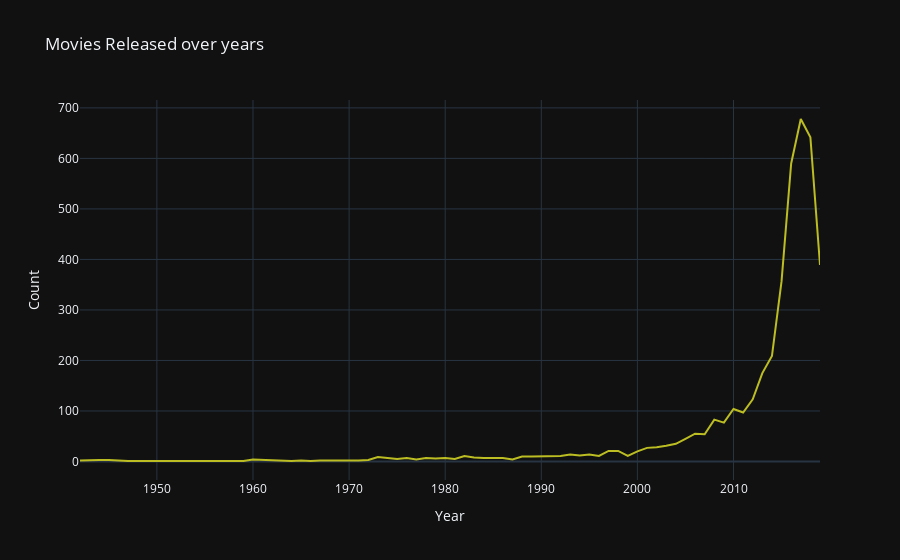

Notebook source saved alongside this figure:
### Markdown cell above
### Movies Released Over Years

### Code cell
moive = df[df['type']=="Movies"]

movie_col = "release_year"

temp_movie = movie[movie_col].value_counts().reset_index()
temp_movie = temp_movie.rename(columns = {movie_col : "count", "index" : movie_col})
temp_movie = temp_movie.sort_values(tv_col)

trace_movie = go.Scatter(
                      x = temp_movie[movie_col],
                      y = temp_movie['count'],
                   name = "Movie",
                 marker = dict(color='rgb(188, 189, 34)',
                              line=dict(color='rgb(0,0,0)',width=1.5)))
layout = go.Layout(template="plotly_dark",hovermode= 'closest', title = 'Movies Released over years',
                  xaxis = dict(title='Year'), yaxis = dict(title='Count'))
fig = go.Figure(data = [trace_movie], layout = layout)
fig.show()

### Figure 1 — Plotly figure (JSON) as saved in the notebook; plotly's stock layout.template omitted (floating-point values rounded to 4 significant figures)
{"data": [{"marker": {"color": "rgb(188, 189, 34)", "line": {"color": "rgb(0,0,0)", "width": 1.5}}, "name": "Movie", "type": "scatter", "x": [1942, 1943, 1944, 1945, 1946, 1947, 1954, 1955, 1956, 1958, 1959, 1960, 1962, 1964, 1965, 1966, 1967, 1968, 1969, 1970, 1971, 1972, 1973, 1974, 1975, 1976, 1977, 1978, 1979, 1980, 1981, 1982, 1983, 1984, 1985, 1986, 1987, 1988, 1989, 1990, 1991, 1992, 1993, 1994, 1995, 1996, 1997, 1998, 1999, 2000, 2001, 2002, 2003, 2004, 2005, 2006, 2007, 2008, 2009, 2010, 2011, 2012, 2013, 2014, 2015, 2016, 2017, 2018, 2019], "y": [2, 3, 3, 3, 2, 1, 1, 1, 1, 2, 1, 4, 3, 1, 2, 1, 2, 2, 1, 1, 2, 3, 9, 7, 5, 7, 4, 7, 6, 7, 5, 11, 8, 7, 7, 7, 4, 10, 10, 10, 11, 11, 14, 12, 14, 11, 21, 21, 11, 20, 27, 28, 31, 35, 45, 55, 54, 83, 77, 104, 97, 123, 175, 209, 357, 590, 678, 642, 389]}], "layout": {"hovermode": "closest", "title": {"text": "Movies Released over years"}, "xaxis": {"title": {"text": "Year"}}, "yaxis": {"title": {"text": "Count"}}}}
